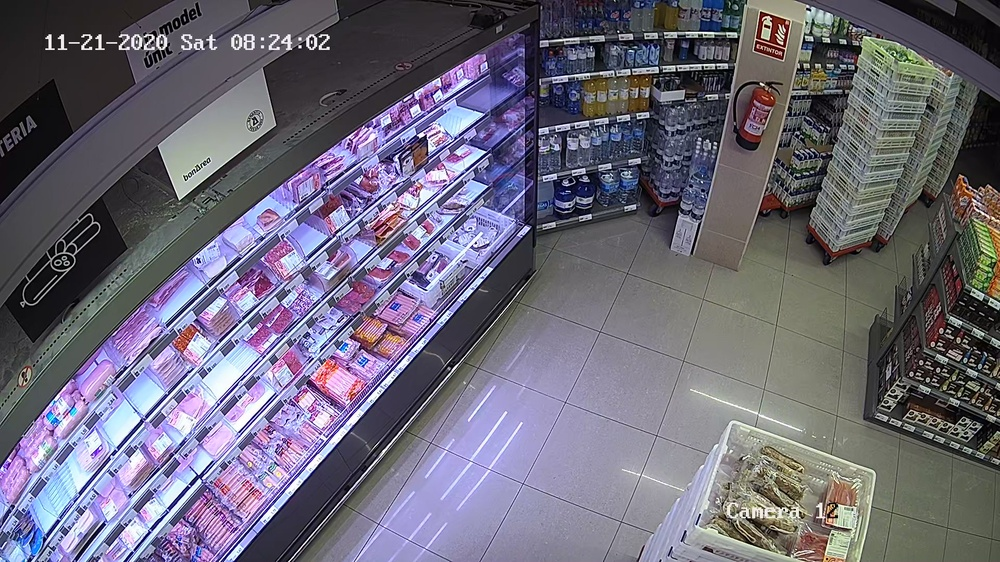
#> input picture dataset/t485. 08.24.02.jpg, 1000 x 562 px, shrunk from 1920 x 1080 before the run
$ python ColorDetector.py '../../dataset/t485. 08.24.02.jpg'
#> lines starting #> are read from the running program, lines starting #| are printed output that depends on the picture; after the words box and inside, x2 and y2 are one past the last pixel; in counts of white or black regions, pixels touching at a corner belong together
### scripts/classes/module.py
#!/usr/bin/env python
# -*- coding: utf-8 -*-

__author__      = "Roger Truchero Visa"
__copyright__   = "Copyright 2020"
__credits__     = []
__license__     = "GPL"
__version__     = "1.0.0"
__maintainer__  = "Roger Truchero Visa"
__email__       = "truchero.roger@gmail.com"
__status__      = "Development"


# Import logger object
#from Logger import Logger

# os operations
import os

# Base64 operations
import base64

# To obtain the line
from inspect import currentframe

# Main path
MAIN_PATH = "/home/local/LLEIDANET/rtruchero/Escritorio/gitprojs/EmptyMeatDetection/"

# Log file
LOG_PATH = MAIN_PATH + "logs/color_detector.log"

# Local store path
STORE_PATH = MAIN_PATH + "localstore/"

# Logger object
#module_logger = Logger(LOG_PATH, "module.py")

# "Constants" (constants in python doesn't exist)
REQUEST_OK = "200"
ERROR_INVALID_METHOD = "1400"
ERROR_INVALID_REQUEST = "1401"
ERROR_INVALID_CONTENT = "1402"
ERROR_NO_DATA = "1403"
ERROR_UNKNOWN = "1500"
ERROR_TRY_AGAIN_LATER = "1507"

# Status code to names
STATUS_TO_NAMES = {
    REQUEST_OK : "Success",
    ERROR_INVALID_METHOD : "Invalid method",
    ERROR_INVALID_REQUEST : "Invalid request",
    ERROR_INVALID_CONTENT : "Invalid content",
    ERROR_NO_DATA : "No data found",
    ERROR_UNKNOWN : "Unknown error",
    ERROR_TRY_AGAIN_LATER : "Service unavailable, try again later",
}

# Accepted ip's
# https://www.geeksforgeeks.org/frozenset-in-python/
ACCEPTED_IPS = frozenset([
    "127.0.0.1", # Localhost
])


# Accepted tokens
AUTHENTICATION_TOKENS = {
    "2b7ef86ff94561072baa6b86323de061" : "apiuser",
}


def get_lineno():
    """Gets the current call line number.

    Returns:
        integer: line number.
    """
    cf = currentframe()
    return cf.f_back.f_lineno


def get_path(id):
    """Create id image path.

    Args:
        id (string): frame request timestamp.

    Returns:
        string: localstore path for specified id.
    """
    path = STORE_PATH + id + "/"
    if not os.path.exists(path):
        os.mkdir(path)

    return path


# [16 lines left out: function save_base64img, not called in this run]

### scripts/classes/Logger.py
#!/usr/bin/python
# -*- coding: utf-8 -*-

__author__      = "Roger Truchero Visa"
__copyright__   = "Copyright 2020"
__credits__     = []
__license__     = "GPL"
__version__     = "1.0.0"
__maintainer__  = "Roger Truchero Visa"
__email__       = "rtruchero@lleida.net"
__status__      = "Development"


import logging
import time
import uuid


class Logger():
    """Generic class to do log.
    The defined levels, in order of increasignly severity, are the following:
        - debug: Detailed information, typically of interest only when diagnosing problems.
        - info: Confirmation that things are working as expected.
        - warning: An indication that something unexpected happened, or indicative of some problem in the near future (e.g. ‘disk space low’). The software is still working as expected.
        - error: Due to a more serious problem, the software has not been able to perform some function.
        - critical: A serious error, indicating that the program itself may be unable to continue running.
    """

    def __init__(self, logpath, name, level=logging.INFO):
        """Initialize Logger object.

        Args:
            logpath (string): Log path file.
            name (string) : Class that instantiates the current Logger object.
            level (object, optional): Sets the logging level. Defaults to logging.INFO.
        """
        # get logger for 'name'
        self.logger = logging.getLogger(name)

        # define format
        formatter = logging.Formatter('%(asctime)s,%(msecs)d %(levelname)s {0} {1}:%(message)s'.format(uuid.uuid4().hex, name))

        # define the file handler to the specified logpath
        file_handler = logging.FileHandler(logpath)
        file_handler.setFormatter(formatter)

        # set the logging level and add the file handler
        self.logger.setLevel(level)
        self.logger.addHandler(file_handler)


    # [8 lines left out: function debug, not called in this run]


    def info(self, msg, line):
        """Info function.

        Args:
            msg (string): message to log.
            line (integer): log corresponding line of file.
        """
        self.logger.info("{0} time:{1} {2}".format(line, int(time.time()), msg))


    # [28 lines left out: functions warning, error, critical, not called in this run]

### scripts/classes/ColorDetector.py
#!/usr/bin/env python
# -*- coding: utf-8 -*-

__author__      = "Roger Truchero Visa"
__copyright__   = "Copyright 2020"
__credits__     = []
__license__     = "GPL"
__version__     = "1.0.0"
__maintainer__  = "Roger Truchero Visa"
__email__       = "truchero.roger@gmail.com"
__status__      = "Development"


from module import LOG_PATH, get_lineno, get_path
from Logger import Logger

import cv2
import numpy as np
import sys
import base64


class ColorDetector():

    def __init__(self):
        """Initialize object.
        """
        self.logger = Logger(LOG_PATH, "ColorDetector.py")
        self.logger.info(":__init__ info: Initializing logger object", get_lineno())
        self.colors = {
            # BGR
            "blue" : ([50, 0, 0], [255, 50, 50]),
            "green" : ([0, 50, 0], [50, 255, 50]),
            "red" : ([0, 0, 50], [50, 50, 255])
        }

        # Coordinates coefficients
        self.B_COEFF = 0.6481
        self.C_COEFF = 0.5338
        self.D_COEFF_W = self.C_COEFF
        self.D_COEFF_H = 0.3981
        self.F_COEFF = 0.2344


    def identify_color_contours(self, id, image_path, color="green"):
        """Identify regions between lower and upper color intervals.
        Estimate the empty area using the color.
        Based on this value send fill alarm.
        The image also shows the capture with the empty areas within a rectangle.

        Args:
            id (string): Request id.
            image_path (string): Image path.
            color (string, optional): Color to detect. Defaults to "green".

        Returns:
            dictionary: structure with the timestamp id, images path and number of empty holes.
        """
#> called with id = '12345678765', image_path = '../../dataset/t485. 08.24.02.jpg', color = 'green'
        response = { "base64image" : "", "empty_holes" :  0 }
        self.logger.info(":identify_color_contours id:{0} color: {1}".format(id, color), get_lineno())

        if color not in self.colors:
            self.logger.error(":identify_color_contours id: {0} color: {1} error: Invalid color!".format(id, color), get_lineno())
            return ""

        lower, upper = np.array(self.colors[color], dtype="uint8") # Obtain corresponding lower and upper color values
        image = cv2.imread(image_path) # Read image
#> image is the input picture: shape (562, 1000, 3); mean B, G, R 120.2, 105.2, 108.9
        self.HEIGHT, self.WIDTH, _ = image.shape # Obtain height and widht sizes
#> self.HEIGHT = 562; self.WIDTH = 1000
        self.logger.info(":identify_color_contours id: {0} height: {1} width: {2}".format(id, self.HEIGHT, self.WIDTH), get_lineno())

        mask = cv2.inRange(image, lower, upper) # Find the color specified and apply the mask
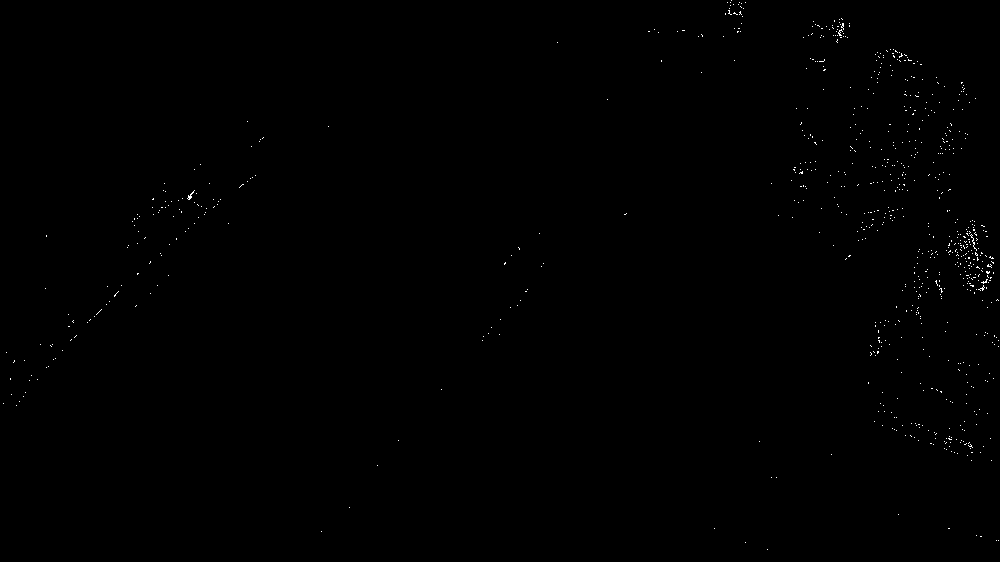
#> mask: shape (562, 1000); 0.23% white in thin lines or dots
        contours = cv2.findContours(mask.copy(), cv2.RETR_TREE, cv2.CHAIN_APPROX_SIMPLE)[-2] # Find all contours
#> contours = 806 contours, all with area under 20

        if len(contours) > 0:
            #red_area = max(contours, key=cv2.contourArea)
            for contour in contours:
                x, y, w, h = cv2.boundingRect(contour)
                contour_area = cv2.contourArea(contour)
                if self.is_valid_contour(contour_area, x, y, w, h):
                    cv2.rectangle(image, (x, y), (x+w, y+h), (0, 0, 255), 2)
                    response["empty_holes"] += 1
                    self.logger.info(":identify_color_contours id: {0} contour_area: {1} empty_holes: {2} values: {3}".format(id, contour_area, response["empty_holes"], (x, y, w, h)), get_lineno())
#> this loop made 806 passes
#> contour on passes 36 to 38: [[946, 442], [945, 443]], [[963, 441]], [[944, 441]]

            # Make request directory
            ext = image_path.split(".")[-1]
            path = get_path(id)
            save_image_path = path + "frame." + ext
            save_mask_path = path + "mask." + ext
            self.logger.info(":identify_color_contours id: {0} ext: {1} save_image_path: {2} save_mask_path: {3}".format(id, ext, save_image_path, save_mask_path), get_lineno())

            cv2.imwrite(save_image_path, image) # Save image with rectangle areas
            self.logger.info(":identify_color_contours id: {0} save_image_path: {1} info: Image saved OK!".format(id,save_mask_path), get_lineno())

            cv2.imwrite(save_mask_path, mask) # Save image mask
            self.logger.info(":identify_color_contours id: {0} save_mask_path: {1} info: Mask saved OK!".format(id, save_mask_path), get_lineno())

            # Encode image to base64
            _, buffer = cv2.imencode("." + ext, image)
            response["base64image"] = base64.b64encode(buffer).decode("utf-8")
            return response

        self.logger.info(":identify_color_contours image_path: {0} color: {1} len(contours): {2} info: empty contours".format(image_path, color, len(contours)), get_lineno())
        return response


    def print_triangle_lines(self, image):
        """Print triangle lines in the canvas.

        Args:
            image (object): cv2 image object.

        Returns:
            object: Modified image canvas object with lines addition.
        """
        A = (0, 0)
        B = tuple(map(int, (0, self.HEIGHT*self.B_COEFF)))
        C = tuple(map(int, (self.WIDTH*self.C_COEFF, 0)))
        D = tuple(map(int, (self.WIDTH*self.D_COEFF_W, self.HEIGHT*self.D_COEFF_H)))
        E = tuple(map(int, (self.WIDTH*self.C_COEFF, self.HEIGHT)))
        F = tuple(map(int, (self.WIDTH*self.F_COEFF, self.HEIGHT)))

        cv2.line(image, A, B, (0, 0, 255), 3) # Segment AB
        cv2.line(image, B, C, (0, 0, 255), 3) # Segment BC
        cv2.line(image, C, A, (0, 0, 255), 3) # Segment CA
        cv2.line(image, D, E, (0, 0, 255), 3) # Segment DE
        cv2.line(image, E, F, (0, 0, 255), 3) # Segment EF
        cv2.line(image, F, D, (0, 0, 255), 3) # Segment FD
        cv2.line(image, C, D, (0, 255, 0), 3) # Segment CD

        return image


    def is_valid_contour(self, contour_area, x, y, w, h):
        """Check if contour is valid.

        Args:
            contour_area (float): effective colored area.
            x (int): top-left rectangle x coordinate.
            y (int): top-left rectangle y coordinate.
            w (int): rectangle width.
            h (int): rectangle height.

        Returns:
            boolean: True if point is within the valid area, False otherwise.
        """
        # Compute the ponderate point coordinates
        A = (0, 0)
        B = tuple(map(int, (0, self.HEIGHT*self.B_COEFF)))
        C = tuple(map(int, (self.WIDTH*self.C_COEFF, 0)))
        D = tuple(map(int, (self.WIDTH*self.D_COEFF_W, self.HEIGHT*self.D_COEFF_H)))
        E = tuple(map(int, (self.WIDTH*self.C_COEFF, self.HEIGHT)))
        F = tuple(map(int, (self.WIDTH*self.F_COEFF, self.HEIGHT)))
        P = (x+w, y+h)
        #self.logger.info(":is_valid_contour contour_area: {0} A: {1} B: {2} C: {3} D: {4} E: {5} F: {6} P: {7}".format(contour_area, A, B, C, D, E, F, P), get_lineno())

        """
            We only are interested in x parts so, we exclude the following vectorial points:
                * Points within ABC triangle
                * Points within DEF triangle
                * Points at the right of C
                * Points with an effective are greater than 300

            A___________________C_______________________
            |                xxxx                      |
            |             xxxxxxx                      |
            |        xxxxxxxxxxxD                      |
            |     xxxxxxxxxxxx                         |
            Bxxxxxxxxxxxxxx                            |
            |xxxxxxxxxxxx                              |
            |xxxxxxxxx                                 |
            |xxxxxxxF___________E______________________|
        """

        return not self.is_inside(A[0], A[1], B[0], B[1], C[0], C[1], P[0], P[1]) and not self.is_inside(D[0], D[1], E[0], E[1], F[0], F[1], P[0], P[1]) and x+w <= C[0] and contour_area >= 300


    # A utility function to calculate area of triangle formed by (x1, y1), (x2, y2) and (x3, y3)
    def area(self, x1, y1, x2, y2, x3, y3):
        """Calculates the are of a triangle using their vectorials coordinates.

        Args:
            x1 (int): vertex A.x triangle coordinate.
            y1 (int): vertex A.y triangle coordinate.
            x2 (int): vertex B.x triangle coordinate.
            y2 (int): vertex B.y triangle coordinate.
            x3 (int): vertex C.x triangle coordinate.
            y3 (int): vertex C.y triangle coordinate.

        Returns:
            float: triangle area value.
        """
        return abs((x1 * (y2 - y3) + x2 * (y3 - y1) + x3 * (y1 - y2)) / 2.0)


    # A function to check whether point P(x, y) lies inside the triangle formed by A(x1, y1), B(x2, y2) and C(x3, y3)
    def is_inside(self, x1, y1, x2, y2, x3, y3, x, y):
        """Check if a P(x, y) coordinate is inside ABC triangle.

        Args:
            x1 (int): vertex A.x triangle coordinate.
            y1 (int): vertex A.y triangle coordinate.
            x2 (int): vertex B.x triangle coordinate.
            y2 (int): vertex B.y triangle coordinate.
            x3 (int): vertex C.x triangle coordinate.
            y3 (int): vertex C.y triangle coordinate.
            x (int): vertex P.x triangle coordinate.
            y (int): vertex P.y triangle coordinate.

        Returns:
            boolean: True if the coordinate P(x, y) is inside the ABC triangle, False otherwise.
        """
        # Calculate area of triangle ABC
        A = self.area(x1, y1, x2, y2, x3, y3)

        # Calculate area of triangle PBC
        A1 = self.area(x, y, x2, y2, x3, y3)

        # Calculate area of triangle PAC
        A2 = self.area(x1, y1, x, y, x3, y3)

        # Calculate area of triangle PAB
        A3 = self.area(x1, y1, x2, y2, x, y)

        # Check if sum of A1, A2 and A3 is same as A
        return True if A == A1 + A2 + A3 else False


if __name__ == "__main__":
    if len(sys.argv) == 2:
        detector = ColorDetector()
        id = detector.identify_color_contours("12345678765", sys.argv[1])
    else:
        print("Usage: python main.py <image_path>")

$ run again, on dataset/t485. 09.35.11.jpg
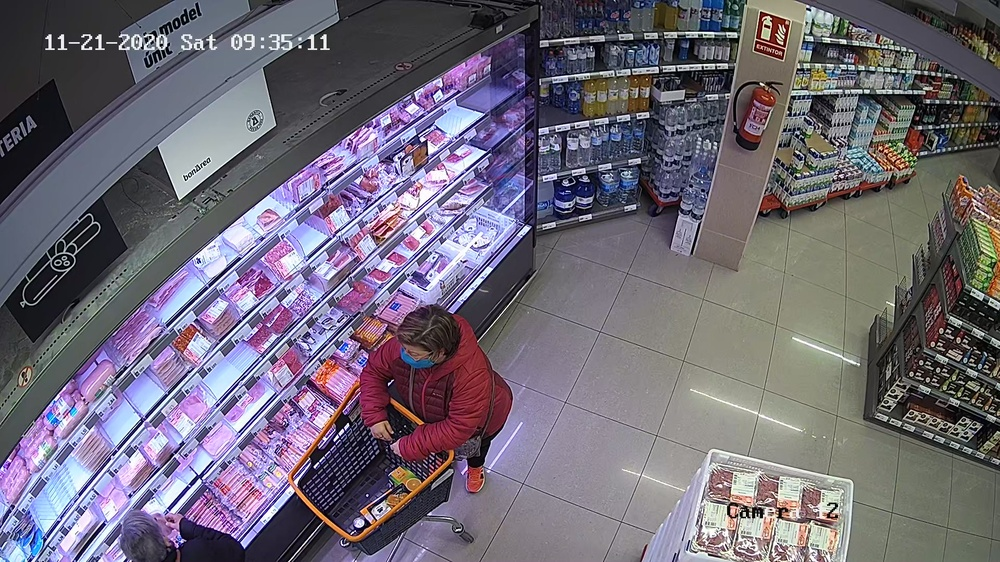
#> input picture dataset/t485. 09.35.11.jpg, 1000 x 562 px, shrunk from 1920 x 1080 before the run
#> in identify_color_contours, image is the input picture: shape (562, 1000, 3); mean B, G, R 118.7, 106, 112.2
#> in identify_color_contours, `mask = cv2.inRange(image, lower, upper)`:
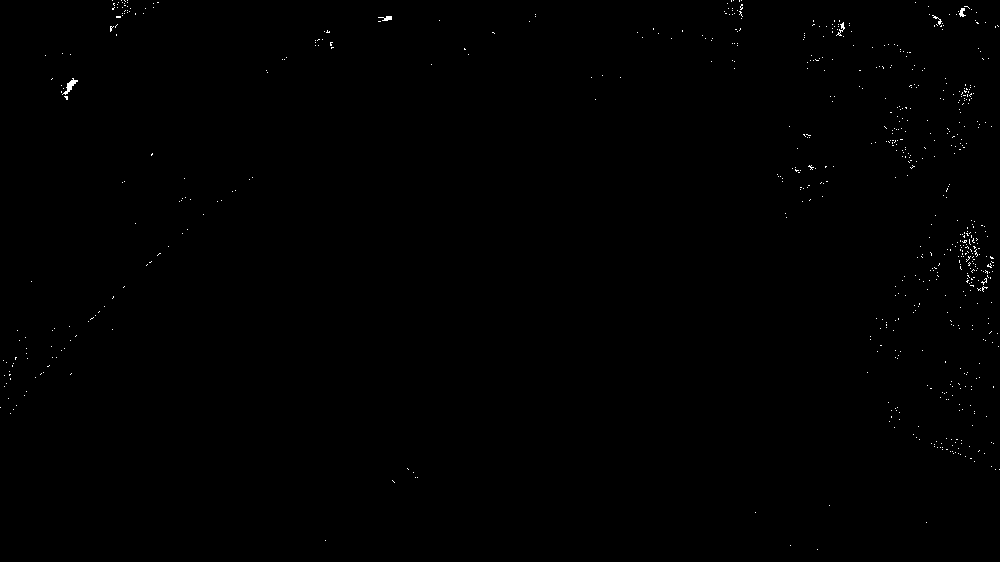
#> mask: shape (562, 1000); 0.24% white in thin lines or dots
#> contours = 681 contours, 678 with area under 20; largest, box (x1, y1, x2, y2) and area: (62, 78, 78, 95) 63, (959, 8, 966, 17) 24, (378, 16, 392, 21) 22
#> the loop in identify_color_contours, `for contour in contours:` made 681 passes
#> (x, y, w, h, P in is_valid_contour) on passes 1 to 3: (817, 549, 1, 1, (818, 550)), (790, 545, 1, 1, (791, 546)), (325, 540, 1, 1, (326, 541))
